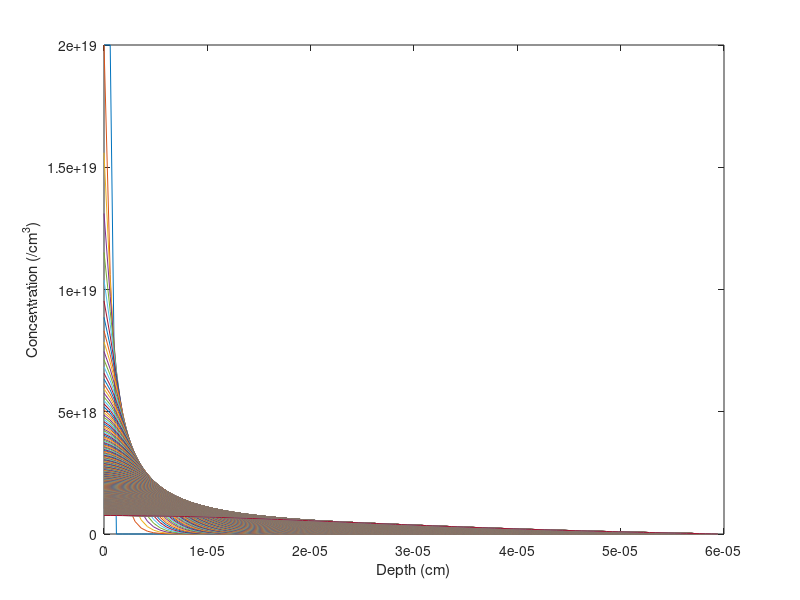

Reproduce this figure in MATLAB.
%% Task 4 and 5
C_vector = zeros(1,100);
C_vector(1:2) = 2e19;

D = 1.69e-10;   %cm^2 hr^-1
                %temperature = 1050C, dopant = Boron
       
dt = 1e-3;      %divides 1 hour into 1000 points
dx = 6e-7;      %chose this number so k < 1/2

k = D*dt/(dx^2);

X_vector = (0:dx:(length(C_vector)*dx)-dx);

plot(X_vector, C_vector);
% semilogy(X_vector, C_vector);
xlabel('Depth (cm)');
ylabel('Concentration (/cm^3)');
hold on;

for j = 1:1000
    C_vector(1) = C_vector(1) + k*((C_vector(1)) - 2*C_vector(1) + C_vector(2));
    for i = 2:length(C_vector)-1  % start at 2 because there is no value left of the first element
        C_vector(i) = C_vector(i) + k*(C_vector(i-1) - 2*C_vector(i) + C_vector(i+1));
    end
    plot(X_vector, C_vector);
%     semilogy(X_vector, C_vector);
%     pause(0.005)
end
% plot(X_vector, C_vector);
